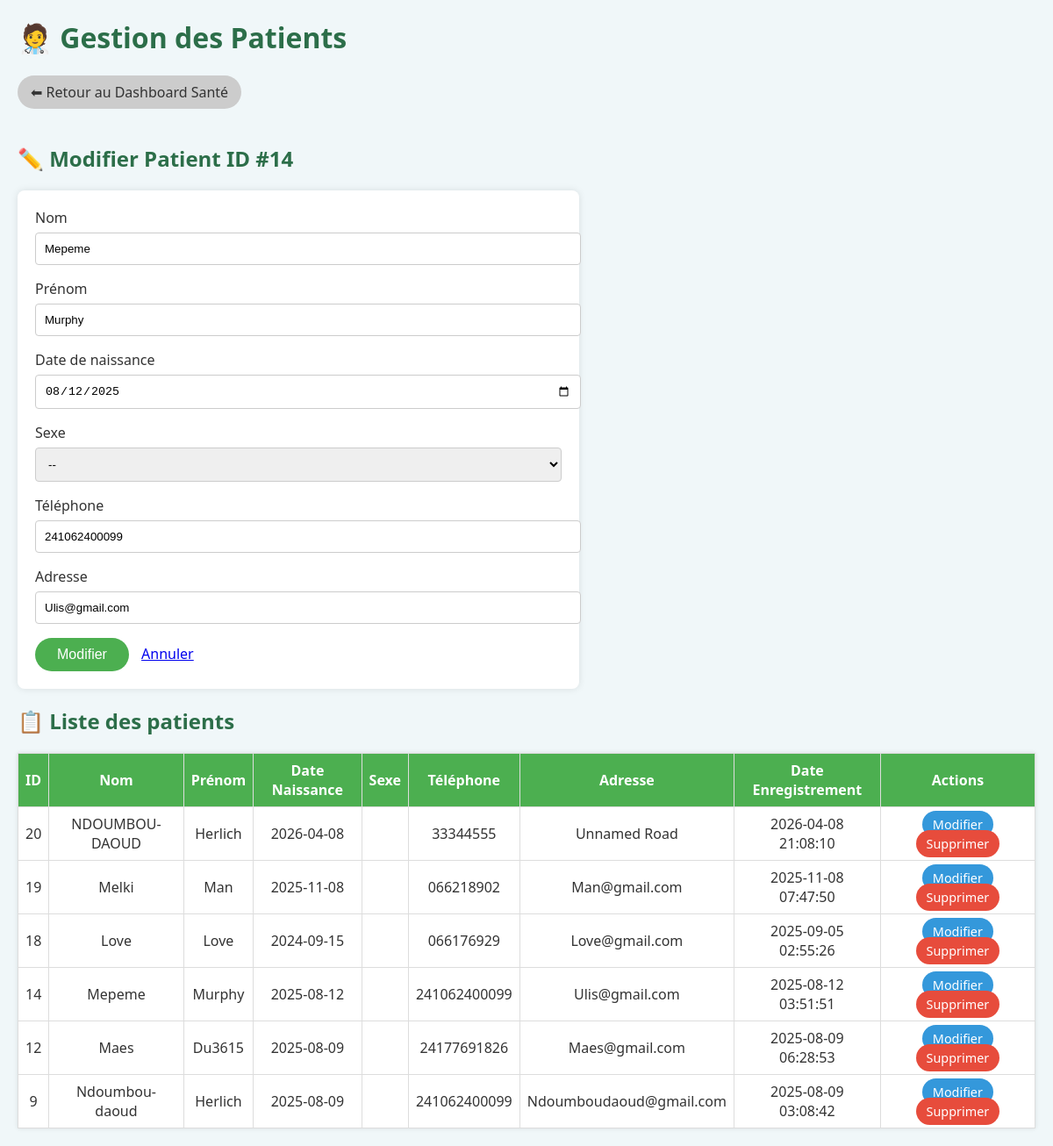
/patients.php?edit=14, run on the app's committed database.
### tables this page shows
CREATE TABLE `patients` (
  `id` int(11) NOT NULL,
  `nom` varchar(100) NOT NULL,
  `prenom` varchar(100) NOT NULL,
  `date_naissance` date NOT NULL,
  `sexe` enum('M','F','Autre') NOT NULL,
  `telephone` varchar(20) DEFAULT NULL,
  `adresse` varchar(255) DEFAULT NULL,
  `date_enregistrement` datetime DEFAULT current_timestamp()
);

### patients.php (the view, shortened to what this page needs)
<?php
$host     = 'localhost';
$dbname   = 'monitoring';
$username = 'root';
$password = '';
try {
    $pdo = new PDO("mysql:host=$host;dbname=$dbname;charset=utf8mb4", $username, $password);
    $pdo->setAttribute(PDO::ATTR_ERRMODE, PDO::ERRMODE_EXCEPTION);
} catch(PDOException $e) {
    die("Erreur connexion : " . $e->getMessage());
}
$pdo->exec("
CREATE TABLE IF NOT EXISTS patients (
    id INT AUTO_INCREMENT PRIMARY KEY,
    nom VARCHAR(100) NOT NULL,
    prenom VARCHAR(100) NOT NULL,
    date_naissance DATE,
    sexe VARCHAR(10),
    telephone VARCHAR(20),
    adresse VARCHAR(255),
    date_enregistrement DATETIME DEFAULT CURRENT_TIMESTAMP
)
");
$editPatient = null;
if (isset($_GET['edit'])) {
    $stmt = $pdo->prepare("SELECT * FROM patients WHERE id=?");
    $stmt->execute([$_GET['edit']]);
    $editPatient = $stmt->fetch(PDO::FETCH_ASSOC);
}
$patients = $pdo->query("SELECT * FROM patients ORDER BY date_enregistrement DESC")->fetchAll();
?>
<!DOCTYPE html>
<html lang="fr">
<head>
</head>
<body>
<header>
    <h1>🧑‍⚕️ Gestion des Patients</h1>
</header>
<div class="return-btn">
    <a href="dashboard_health.php">⬅ Retour au Dashboard Santé</a>
</div>
<?php if ($editPatient): ?>
    <h2>✏️ Modifier Patient ID #<?= htmlspecialchars($editPatient['id']) ?></h2>
    <form method="post">
        <label>Nom</label>
        <input type="text" name="nom" value="<?= htmlspecialchars($editPatient['nom']) ?>" required>
        <label>Prénom</label>
        <input type="text" name="prenom" value="<?= htmlspecialchars($editPatient['prenom']) ?>" required>
        <label>Date de naissance</label>
        <input type="date" name="date_naissance" value="<?= htmlspecialchars($editPatient['date_naissance']) ?>">
        <label>Sexe</label>
        <select name="sexe">
            <option value="" <?= $editPatient['sexe']==='' ? 'selected' : '' ?>>--</option>
        </select>
        <label>Téléphone</label>
        <input type="text" name="telephone" value="<?= htmlspecialchars($editPatient['telephone']) ?>">
        <label>Adresse</label>
        <input type="text" name="adresse" value="<?= htmlspecialchars($editPatient['adresse']) ?>">
        <button type="submit" name="modifier">Modifier</button>
        <a href="patients.php" style="margin-left: 10px;">Annuler</a>
    </form>
<?php endif; ?>
<h2>📋 Liste des patients</h2>
<table>
    <thead>
        <tr>
            <th>ID</th>
            <th>Nom</th>
            <th>Prénom</th>
            <th>Date Naissance</th>
            <th>Sexe</th>
            <th>Téléphone</th>
            <th>Adresse</th>
            <th>Date Enregistrement</th>
            <th>Actions</th>
        </tr>
    </thead>
    <tbody>
        <?php foreach ($patients as $p): ?>
        <tr>
            <td><?= htmlspecialchars($p['id']) ?></td>
            <td><?= htmlspecialchars($p['nom']) ?></td>
            <td><?= htmlspecialchars($p['prenom']) ?></td>
            <td><?= htmlspecialchars($p['date_naissance']) ?></td>
            <td><?= htmlspecialchars($p['sexe']) ?></td>
            <td><?= htmlspecialchars($p['telephone']) ?></td>
            <td><?= htmlspecialchars($p['adresse']) ?></td>
            <td><?= htmlspecialchars($p['date_enregistrement']) ?></td>
            <td class="actions">
                <a href="?edit=<?= $p['id'] ?>" class="btn-secondary">Modifier</a>
                <a href="?supprimer=<?= $p['id'] ?>" class="btn-danger" onclick="return confirm('Supprimer ce patient ?')">Supprimer</a>
            </td>
        </tr>
        <?php endforeach; ?>
    </tbody>
</table>
</body>
</html>

### patients.php (style rules this page uses)
body { font-family: 'Segoe UI', Tahoma, Geneva, Verdana, sans-serif; background: #f0f7f9; margin: 20px; color: #333; }
h1, h2 { color: #2c6e49; }
table { border-collapse: collapse; width: 100%; margin-top: 20px; background: white; box-shadow: 0 0 5px rgba(0,0,0,0.1); }
th, td { border: 1px solid #ddd; padding: 8px; text-align: center; }
th { background-color: #4caf50; color: white; }
form { background: white; padding: 20px; border-radius: 8px; box-shadow: 0 0 8px rgba(0,0,0,0.1); max-width: 600px; }
input[type=text], input[type=date], select { width: 100%; padding: 10px; margin: 6px 0 16px 0; border: 1px solid #ccc; border-radius: 4px; }
button { background-color: #4caf50; color: white; padding: 10px 25px; border: none; border-radius: 25px; cursor: pointer; font-size: 1rem; }
.btn-danger { background-color: #e74c3c; padding: 6px 12px; border-radius: 20px; color: white; text-decoration: none; }
.btn-secondary { background-color: #3498db; padding: 6px 12px; border-radius: 20px; color: white; text-decoration: none; }
.actions a { margin: 0 4px; font-size: 0.9rem; }
.return-btn a { display: inline-block; margin-bottom: 20px; background: #ccc; padding: 8px 15px; border-radius: 20px; color: #333; text-decoration: none; }

### data on the page
patients: id "14", nom "Mepeme", prenom "Murphy", date_naissance "08/12/2025", sexe "--", telephone "241062400099", adresse "Ulis@gmail.com", date_naissance "2025-08-12", date_enregistrement "2025-08-12 03:51:51"
patients: id "20", nom "NDOUMBOU-DAOUD", prenom "Herlich", date_naissance "2026-04-08", telephone "33344555", adresse "Unnamed Road", date_enregistrement "2026-04-08 21:08:10"
patients: id "19", nom "Melki", prenom "Man", date_naissance "2025-11-08", telephone "066218902", adresse "Man@gmail.com", date_enregistrement "2025-11-08 07:47:50"
patients: id "18", nom "Love", prenom "Love", date_naissance "2024-09-15", telephone "066176929", adresse "Love@gmail.com", date_enregistrement "2025-09-05 02:55:26"
patients: id "12", nom "Maes", prenom "Du3615", date_naissance "2025-08-09", telephone "24177691826", adresse "Maes@gmail.com", date_enregistrement "2025-08-09 06:28:53"
patients: id "9", nom "Ndoumbou-daoud", prenom "Herlich", date_naissance "2025-08-09", telephone "241062400099", adresse "Ndoumboudaoud@gmail.com", date_enregistrement "2025-08-09 03:08:42"
